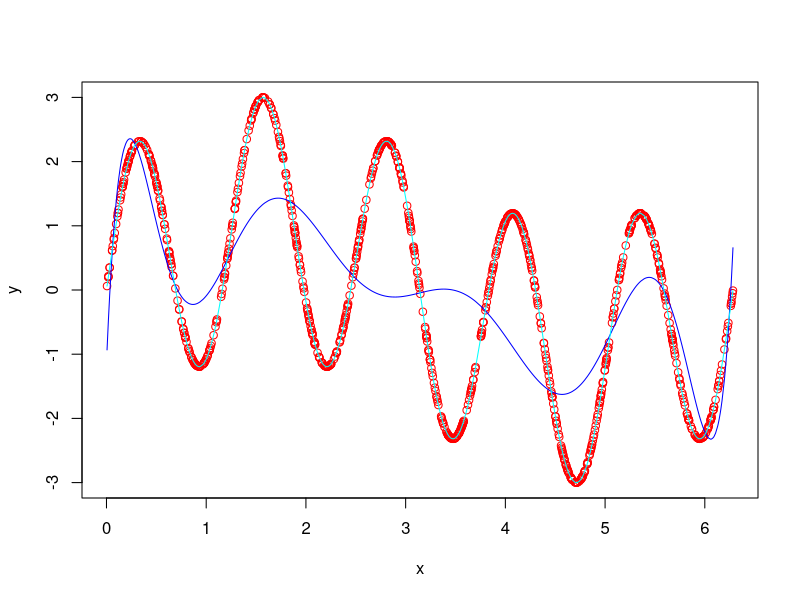

Generate this figure with R:
GaussEliminationPivoting <- function(A, b){
  N <- length(b)
  Ab <- cbind(A, b)
  # pĹ™ĂmĂ˝ chod
  for(p in 1:(N-1)){
    imax <- which.max(abs(Ab[p:N, p])) + p - 1
    if(imax != p){
      s <- p:(N+1)
      aux <- Ab[imax, s]
      Ab[imax, s] <- Ab[p, s]
      Ab[p, s] <- aux
    }
    u <- - 1/Ab[p, p]
    for(r in (p+1):N){
      s <- (p+1):(N+1)
      Ab[r, s] <- Ab[r, s] + Ab[r, p] * u * Ab[p, s]
    }
  }
  # zpÄ›tnĂ˝ chod
  x <- b
  x[N] <- Ab[N, N+1]/Ab[N, N]
  for(r in (N-1):1){
    s <- (r+1):N
    x[r] <- (Ab[r, N+1] - sum(Ab[r, s] * x[s]))/Ab[r, r]
  }
  return(x)
}
Phi <- function(x){
  n <- 10
  res <- numeric(n)
  res[1] <- 1
  for(i in 2:n) res[i] <- res[i-1]*x
  return(res)
}
Theta <- function(x){
  return(sapply(1:100, function(k) sin(k * x)))
}
MNC <- function(x, y, Phi){
  A <- sapply(x, Phi)
  return(GaussEliminationPivoting(A%*%t(A), A%*%y))
}
n <- 1000
x <- sort(runif(n, 0, 2*pi))
y <- sin(x) + 2*sin(5*x)
plot(x, y, col='red')
a <- MNC(x, y , Phi)
lines(x, sapply(x, function(x) sum(a * Phi(x))), col='blue')

a <- MNC(x, y , Theta)
# plot(a, type='l')
lines(x, sapply(x, function(x) sum(a * Theta(x))), col='cyan')